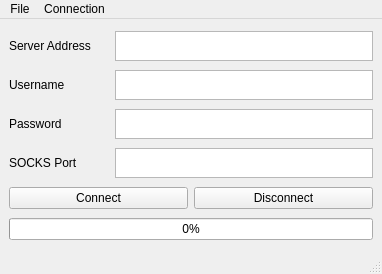
<?xml version="1.0" encoding="UTF-8"?>
<ui version="4.0">
 <class>MainWindow</class>
 <widget class="QMainWindow" name="MainWindow">
  <property name="geometry">
   <rect>
    <x>0</x>
    <y>0</y>
    <width>382</width>
    <height>274</height>
   </rect>
  </property>
  <property name="windowTitle">
   <string>MainWindow</string>
  </property>
  <widget class="QWidget" name="centralwidget">
   <layout class="QGridLayout" name="gridLayout">
    <item row="4" column="0">
     <layout class="QHBoxLayout" name="passwordLayout">
      <item>
       <widget class="QLabel" name="passwordLabel">
        <property name="minimumSize">
         <size>
          <width>100</width>
          <height>0</height>
         </size>
        </property>
        <property name="text">
         <string>Password</string>
        </property>
       </widget>
      </item>
      <item>
       <widget class="QPlainTextEdit" name="passwordEntry">
        <property name="maximumSize">
         <size>
          <width>10000</width>
          <height>30</height>
         </size>
        </property>
       </widget>
      </item>
     </layout>
    </item>
    <item row="3" column="0">
     <layout class="QHBoxLayout" name="usernameLayout">
      <item>
       <widget class="QLabel" name="usernameLabel">
        <property name="minimumSize">
         <size>
          <width>100</width>
          <height>0</height>
         </size>
        </property>
        <property name="text">
         <string>Username</string>
        </property>
       </widget>
      </item>
      <item>
       <widget class="QPlainTextEdit" name="usernameEntry">
        <property name="maximumSize">
         <size>
          <width>10000</width>
          <height>30</height>
         </size>
        </property>
       </widget>
      </item>
     </layout>
    </item>
    <item row="6" column="0">
     <layout class="QHBoxLayout" name="buttonsLayout">
      <item>
       <widget class="QPushButton" name="Connect">
        <property name="text">
         <string>Connect</string>
        </property>
       </widget>
      </item>
      <item>
       <widget class="QPushButton" name="Disconnect">
        <property name="text">
         <string>Disconnect</string>
        </property>
       </widget>
      </item>
     </layout>
    </item>
    <item row="5" column="0">
     <layout class="QHBoxLayout" name="proxyLayout">
      <item>
       <widget class="QLabel" name="proxyLabel">
        <property name="minimumSize">
         <size>
          <width>100</width>
          <height>0</height>
         </size>
        </property>
        <property name="text">
         <string>SOCKS Port</string>
        </property>
       </widget>
      </item>
      <item>
       <widget class="QPlainTextEdit" name="proxyEntry">
        <property name="maximumSize">
         <size>
          <width>10000</width>
          <height>30</height>
         </size>
        </property>
       </widget>
      </item>
     </layout>
    </item>
    <item row="0" column="0">
     <layout class="QHBoxLayout" name="serverLayout">
      <item>
       <widget class="QLabel" name="serverAddressLabel">
        <property name="minimumSize">
         <size>
          <width>100</width>
          <height>0</height>
         </size>
        </property>
        <property name="text">
         <string>Server Address</string>
        </property>
       </widget>
      </item>
      <item>
       <widget class="QPlainTextEdit" name="serverAddressEntry">
        <property name="maximumSize">
         <size>
          <width>10000</width>
          <height>30</height>
         </size>
        </property>
       </widget>
      </item>
     </layout>
    </item>
    <item row="7" column="0">
     <widget class="QProgressBar" name="verificationBar">
      <property name="value">
       <number>0</number>
      </property>
     </widget>
    </item>
   </layout>
  </widget>
  <widget class="QMenuBar" name="menubar">
   <property name="geometry">
    <rect>
     <x>0</x>
     <y>0</y>
     <width>382</width>
     <height>25</height>
    </rect>
   </property>
   <widget class="QMenu" name="menuFile">
    <property name="title">
     <string>File</string>
    </property>
    <addaction name="actionLoad_config"/>
    <addaction name="actionExport_config"/>
    <addaction name="actionAbout"/>
    <addaction name="actionExit"/>
   </widget>
   <widget class="QMenu" name="menuConnection">
    <property name="title">
     <string>Connection</string>
    </property>
    <addaction name="actionConnect"/>
    <addaction name="actionDisconnect"/>
    <addaction name="actionCheck_Connection"/>
   </widget>
   <addaction name="menuFile"/>
   <addaction name="menuConnection"/>
  </widget>
  <widget class="QStatusBar" name="statusbar"/>
  <action name="actionLoad_config">
   <property name="text">
    <string>Load config</string>
   </property>
   <property name="toolTip">
    <string>Loads the naive proxy configuration file</string>
   </property>
   <property name="shortcut">
    <string>Ctrl+O</string>
   </property>
  </action>
  <action name="actionExport_config">
   <property name="text">
    <string>Export config</string>
   </property>
   <property name="toolTip">
    <string>Exports the naive proxy configuration file</string>
   </property>
   <property name="shortcut">
    <string>Ctrl+S</string>
   </property>
  </action>
  <action name="actionAbout">
   <property name="text">
    <string>About</string>
   </property>
   <property name="shortcut">
    <string>Ctrl+A</string>
   </property>
  </action>
  <action name="actionConnect">
   <property name="text">
    <string>Connect</string>
   </property>
   <property name="toolTip">
    <string>Connect to the proxy with settings provided</string>
   </property>
  </action>
  <action name="actionDisconnect">
   <property name="text">
    <string>Disconnect</string>
   </property>
   <property name="toolTip">
    <string>Disconnect from the proxy</string>
   </property>
  </action>
  <action name="actionCheck_Connection">
   <property name="text">
    <string>Check Connection</string>
   </property>
   <property name="toolTip">
    <string>Make sure the connection is still valid</string>
   </property>
  </action>
  <action name="actionExit">
   <property name="text">
    <string>Exit</string>
   </property>
   <property name="shortcut">
    <string>Ctrl+E</string>
   </property>
  </action>
 </widget>
 <resources/>
 <connections/>
</ui>
